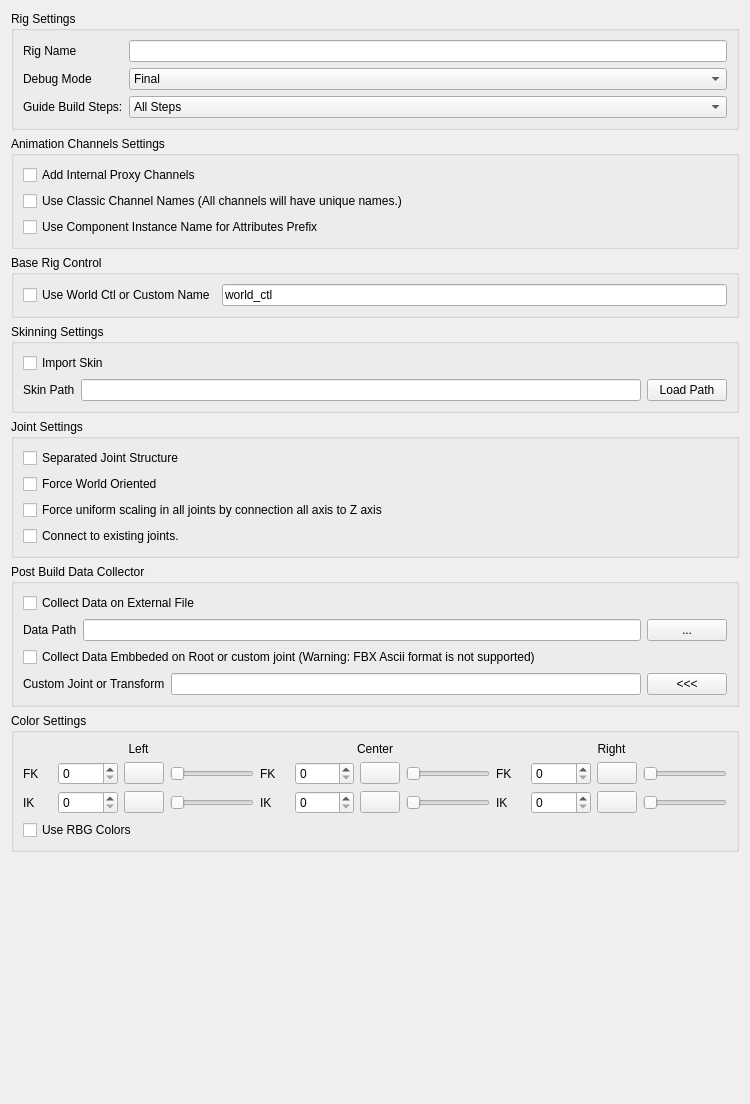
<?xml version="1.0" encoding="UTF-8"?>
<ui version="4.0">
 <class>Form</class>
 <widget class="QWidget" name="Form">
  <property name="geometry">
   <rect>
    <x>0</x>
    <y>0</y>
    <width>750</width>
    <height>1104</height>
   </rect>
  </property>
  <property name="windowTitle">
   <string>Form</string>
  </property>
  <layout class="QGridLayout" name="gridLayout_2">
   <item row="4" column="0">
    <widget class="QGroupBox" name="groupBox_3">
     <property name="sizePolicy">
      <sizepolicy hsizetype="Preferred" vsizetype="Fixed">
       <horstretch>0</horstretch>
       <verstretch>0</verstretch>
      </sizepolicy>
     </property>
     <property name="title">
      <string>Joint Settings</string>
     </property>
     <layout class="QGridLayout" name="gridLayout_5">
      <item row="1" column="0">
       <widget class="QCheckBox" name="jointWorldOri_checkBox">
        <property name="enabled">
         <bool>true</bool>
        </property>
        <property name="toolTip">
         <string>&lt;html&gt;&lt;head/&gt;&lt;body&gt;&lt;p&gt;Force all the joint to be oriented in World Space&lt;/p&gt;&lt;/body&gt;&lt;/html&gt;</string>
        </property>
        <property name="text">
         <string>Force World Oriented</string>
        </property>
       </widget>
      </item>
      <item row="3" column="0">
       <widget class="QCheckBox" name="connect_joints_checkBox">
        <property name="toolTip">
         <string>&lt;html&gt;&lt;head/&gt;&lt;body&gt;&lt;p&gt;When this option is active, mGear Shifter will try to connect to existing joints in the scene&lt;/p&gt;&lt;p&gt;&lt;span style=&quot; font-weight:600;&quot;&gt;WARNING&lt;/span&gt;: The joints need to have the rotation values freeze to 0, 0, 0. &lt;/p&gt;&lt;p&gt;Use Maya's Modify &amp;gt;&amp;gt; Freeze Transformation command to Freeze rotation. Open the command options and ensure only Rotation is freeze, before execute the command&lt;/p&gt;&lt;p&gt;Freeze joint rotations steps:&lt;/p&gt;&lt;p&gt;1. Select all joints to freeze&lt;/p&gt;&lt;p&gt;2. Open Maya's Modify &amp;gt;&amp;gt; Freeze Transformation options and ensure only rotation is checked&lt;/p&gt;&lt;p&gt;3. Apply Modify &amp;gt;&amp;gt; Freeze Transformation&lt;/p&gt;&lt;p&gt;&lt;br/&gt;&lt;/p&gt;&lt;/body&gt;&lt;/html&gt;</string>
        </property>
        <property name="text">
         <string>Connect to existing joints.</string>
        </property>
       </widget>
      </item>
      <item row="2" column="0">
       <widget class="QCheckBox" name="force_uniScale_checkBox">
        <property name="text">
         <string>Force uniform scaling in all joints by connection all axis to Z axis</string>
        </property>
       </widget>
      </item>
      <item row="0" column="0">
       <widget class="QCheckBox" name="jointRig_checkBox">
        <property name="text">
         <string>Separated Joint Structure</string>
        </property>
       </widget>
      </item>
     </layout>
    </widget>
   </item>
   <item row="1" column="0">
    <widget class="QGroupBox" name="groupBox_6">
     <property name="title">
      <string>Animation Channels Settings</string>
     </property>
     <layout class="QGridLayout" name="gridLayout_8">
      <item row="0" column="0">
       <widget class="QCheckBox" name="proxyChannels_checkBox">
        <property name="text">
         <string>Add Internal Proxy Channels</string>
        </property>
       </widget>
      </item>
      <item row="1" column="0">
       <widget class="QCheckBox" name="classicChannelNames_checkBox">
        <property name="toolTip">
         <string>&lt;html&gt;&lt;head/&gt;&lt;body&gt;&lt;p&gt;If this option is checked. The channel name will have unique full name. &lt;/p&gt;&lt;p align=&quot;center&quot;&gt;&lt;span style=&quot; font-weight:600;&quot;&gt;i.e: &amp;quot;arm_L0_blend&amp;quot;&lt;/span&gt;&lt;br/&gt;&lt;/p&gt;&lt;p&gt;If the option is unchecked. The channel will use the simple name. &lt;/p&gt;&lt;p align=&quot;center&quot;&gt;&lt;span style=&quot; font-weight:600;&quot;&gt;i.e: &amp;quot;arm_blend&amp;quot;&lt;/span&gt;&lt;br/&gt;&lt;/p&gt;&lt;p&gt;&lt;span style=&quot; font-weight:600;&quot;&gt;NOTE&lt;/span&gt;: With the option unchecked. If the channel host (uiHost) have 2 or more componets of the same type. The connection will be shared amoung all the componets with the same name channel. &lt;/p&gt;&lt;p&gt;&lt;span style=&quot; font-weight:600;&quot;&gt;i.e:&lt;/span&gt; If we have 2 arms, the channels will be shared for both arms. To avoid this behaviour with the unchecked option, please use a unique channel host for each component.&lt;/p&gt;&lt;/body&gt;&lt;/html&gt;</string>
        </property>
        <property name="text">
         <string>Use Classic Channel Names (All channels will have unique names.)</string>
        </property>
       </widget>
      </item>
      <item row="2" column="0">
       <widget class="QCheckBox" name="attrPrefix_checkBox">
        <property name="toolTip">
         <string>&lt;html&gt;&lt;head/&gt;&lt;body&gt;&lt;p&gt;If this option is checked. The attribute prefix will use the &lt;span style=&quot; font-style:italic; text-decoration: underline;&quot;&gt;component instance name&lt;/span&gt; and not the &lt;span style=&quot; font-style:italic; text-decoration: underline;&quot;&gt;component type name&lt;/span&gt;.&lt;/p&gt;&lt;p&gt;For example, if the &amp;quot;&lt;span style=&quot; font-weight:600;&quot;&gt;arm_2jnt_01&lt;/span&gt;&amp;quot; component is used and the Classic Channel Names option is unchecked. The name of the IK/FK blend will be &amp;quot;&lt;span style=&quot; font-weight:600;&quot;&gt;arm_blend&lt;/span&gt;&amp;quot; &lt;/p&gt;&lt;p&gt;This will match the default name of the &lt;span style=&quot; font-style:italic; text-decoration: underline;&quot;&gt;component type&lt;/span&gt; &amp;quot;&lt;span style=&quot; font-weight:600;&quot;&gt;arm&lt;/span&gt;&amp;quot; but if we change the name of the &lt;span style=&quot; font-style:italic; text-decoration: underline;&quot;&gt;component instance&lt;/span&gt; for other: for example &amp;quot;&lt;span style=&quot; font-weight:600;&quot;&gt;limb&lt;/span&gt;&amp;quot; the attribute name will not change.&lt;/p&gt;&lt;p&gt;With this option checked the attribute name will match the &lt;span style=&quot; font-style:italic; text-decoration: underline;&quot;&gt;component instance name&lt;/span&gt; &amp;quot;&lt;span style=&quot; font-weight:600;&quot;&gt;limb&lt;/span&gt;&amp;quot; so the name of the attribute will be &amp;quot;&lt;span style=&quot; font-weight:600;&quot;&gt;limb_blend&lt;/span&gt;&amp;quot; and not the component type name.&lt;/p&gt;&lt;p&gt;this will also affect the way that the attributes are shared when we have a shared UI host.&lt;/p&gt;&lt;/body&gt;&lt;/html&gt;</string>
        </property>
        <property name="text">
         <string>Use Component Instance Name for Attributes Prefix</string>
        </property>
       </widget>
      </item>
     </layout>
    </widget>
   </item>
   <item row="0" column="0">
    <widget class="QGroupBox" name="groupBox">
     <property name="title">
      <string>Rig Settings</string>
     </property>
     <layout class="QGridLayout" name="gridLayout_3">
      <item row="0" column="0">
       <layout class="QFormLayout" name="formLayout">
        <item row="0" column="0">
         <widget class="QLabel" name="rigName_label">
          <property name="text">
           <string>Rig Name</string>
          </property>
         </widget>
        </item>
        <item row="0" column="1">
         <widget class="QLineEdit" name="rigName_lineEdit"/>
        </item>
        <item row="1" column="0">
         <widget class="QLabel" name="mode_label">
          <property name="text">
           <string>Debug Mode</string>
          </property>
         </widget>
        </item>
        <item row="1" column="1">
         <widget class="QComboBox" name="mode_comboBox">
          <item>
           <property name="text">
            <string>Final</string>
           </property>
          </item>
          <item>
           <property name="text">
            <string>WIP</string>
           </property>
          </item>
         </widget>
        </item>
        <item row="2" column="0">
         <widget class="QLabel" name="step_label">
          <property name="text">
           <string>Guide Build Steps:</string>
          </property>
         </widget>
        </item>
        <item row="2" column="1">
         <widget class="QComboBox" name="step_comboBox">
          <item>
           <property name="text">
            <string>All Steps</string>
           </property>
          </item>
          <item>
           <property name="text">
            <string>Objects</string>
           </property>
          </item>
          <item>
           <property name="text">
            <string>Attributes</string>
           </property>
          </item>
          <item>
           <property name="text">
            <string>Operators</string>
           </property>
          </item>
          <item>
           <property name="text">
            <string>Connect</string>
           </property>
          </item>
          <item>
           <property name="text">
            <string>Joints</string>
           </property>
          </item>
          <item>
           <property name="text">
            <string>Finalize</string>
           </property>
          </item>
         </widget>
        </item>
       </layout>
      </item>
     </layout>
    </widget>
   </item>
   <item row="2" column="0">
    <widget class="QGroupBox" name="groupBox_7">
     <property name="sizePolicy">
      <sizepolicy hsizetype="Preferred" vsizetype="Fixed">
       <horstretch>0</horstretch>
       <verstretch>0</verstretch>
      </sizepolicy>
     </property>
     <property name="title">
      <string>Base Rig Control</string>
     </property>
     <layout class="QHBoxLayout" name="horizontalLayout_9">
      <item>
       <widget class="QCheckBox" name="worldCtl_checkBox">
        <property name="toolTip">
         <string>&lt;html&gt;&lt;head/&gt;&lt;body&gt;&lt;p&gt;Shifter creates by default a Base control called &amp;quot;&lt;span style=&quot; font-weight:600;&quot;&gt;global_C0_ctl&lt;/span&gt;&amp;quot;. &lt;/p&gt;&lt;p&gt;Since this control is not accesible from any guide locator. Is not possible to add it as a space reference.&lt;/p&gt;&lt;p&gt;If this option is active, The base control will be named &amp;quot;&lt;span style=&quot; font-weight:600;&quot;&gt;world_ctl&lt;/span&gt;&amp;quot; and we can add &amp;quot;&lt;span style=&quot; font-weight:600;&quot;&gt;global_C0_ctl&lt;/span&gt;&amp;quot; as a regular &amp;quot;Control_01&amp;quot; component. &lt;/p&gt;&lt;p&gt;This way we can use it as space reference.&lt;/p&gt;&lt;p&gt;The biped guide template is configured with this structure.&lt;/p&gt;&lt;/body&gt;&lt;/html&gt;</string>
        </property>
        <property name="text">
         <string>Use World Ctl or Custom Name</string>
        </property>
       </widget>
      </item>
      <item>
       <widget class="QLineEdit" name="worldCtl_lineEdit">
        <property name="text">
         <string>world_ctl</string>
        </property>
       </widget>
      </item>
     </layout>
    </widget>
   </item>
   <item row="3" column="0">
    <widget class="QGroupBox" name="groupBox_2">
     <property name="title">
      <string>Skinning Settings</string>
     </property>
     <layout class="QGridLayout" name="gridLayout_4">
      <item row="0" column="0">
       <layout class="QVBoxLayout" name="verticalLayout">
        <item>
         <widget class="QCheckBox" name="importSkin_checkBox">
          <property name="text">
           <string>Import Skin</string>
          </property>
         </widget>
        </item>
        <item>
         <layout class="QHBoxLayout" name="horizontalLayout">
          <item>
           <widget class="QLabel" name="skin_label">
            <property name="text">
             <string>Skin Path</string>
            </property>
           </widget>
          </item>
          <item>
           <widget class="QLineEdit" name="skin_lineEdit"/>
          </item>
          <item>
           <widget class="QPushButton" name="loadSkinPath_pushButton">
            <property name="text">
             <string>Load Path</string>
            </property>
           </widget>
          </item>
         </layout>
        </item>
       </layout>
      </item>
     </layout>
    </widget>
   </item>
   <item row="6" column="0">
    <widget class="QGroupBox" name="groupBox_5">
     <property name="title">
      <string>Color Settings</string>
     </property>
     <layout class="QGridLayout" name="gridLayout_7">
      <item row="1" column="0">
       <widget class="QCheckBox" name="useRGB_checkBox">
        <property name="text">
         <string>Use RBG Colors</string>
        </property>
       </widget>
      </item>
      <item row="0" column="0">
       <layout class="QGridLayout" name="gridLayout_9">
        <item row="0" column="2">
         <widget class="QLabel" name="label_3">
          <property name="text">
           <string>Right</string>
          </property>
          <property name="alignment">
           <set>Qt::AlignCenter</set>
          </property>
         </widget>
        </item>
        <item row="0" column="1">
         <widget class="QLabel" name="label_2">
          <property name="text">
           <string>Center</string>
          </property>
          <property name="alignment">
           <set>Qt::AlignCenter</set>
          </property>
         </widget>
        </item>
        <item row="1" column="1">
         <layout class="QGridLayout" name="gridLayout">
          <item row="0" column="0">
           <widget class="QLabel" name="fk_label_2">
            <property name="text">
             <string>FK</string>
            </property>
           </widget>
          </item>
          <item row="0" column="1">
           <widget class="QLabel" name="C_color_fk_label">
            <property name="sizePolicy">
             <sizepolicy hsizetype="Minimum" vsizetype="Preferred">
              <horstretch>0</horstretch>
              <verstretch>0</verstretch>
             </sizepolicy>
            </property>
            <property name="minimumSize">
             <size>
              <width>0</width>
              <height>0</height>
             </size>
            </property>
            <property name="text">
             <string/>
            </property>
           </widget>
          </item>
          <item row="0" column="2">
           <widget class="QSpinBox" name="C_color_fk_spinBox">
            <property name="sizePolicy">
             <sizepolicy hsizetype="Expanding" vsizetype="Fixed">
              <horstretch>0</horstretch>
              <verstretch>0</verstretch>
             </sizepolicy>
            </property>
            <property name="maximum">
             <number>31</number>
            </property>
           </widget>
          </item>
          <item row="0" column="3">
           <widget class="QPushButton" name="C_RGB_fk_pushButton">
            <property name="sizePolicy">
             <sizepolicy hsizetype="Fixed" vsizetype="Fixed">
              <horstretch>0</horstretch>
              <verstretch>0</verstretch>
             </sizepolicy>
            </property>
            <property name="maximumSize">
             <size>
              <width>16777215</width>
              <height>16777215</height>
             </size>
            </property>
            <property name="layoutDirection">
             <enum>Qt::LeftToRight</enum>
            </property>
            <property name="styleSheet">
             <string notr="true"/>
            </property>
            <property name="text">
             <string/>
            </property>
           </widget>
          </item>
          <item row="0" column="4">
           <widget class="QSlider" name="C_RGB_fk_slider">
            <property name="maximum">
             <number>255</number>
            </property>
            <property name="orientation">
             <enum>Qt::Horizontal</enum>
            </property>
           </widget>
          </item>
          <item row="1" column="0">
           <widget class="QLabel" name="ik_label_2">
            <property name="text">
             <string>IK</string>
            </property>
           </widget>
          </item>
          <item row="1" column="1">
           <widget class="QLabel" name="C_color_ik_label">
            <property name="sizePolicy">
             <sizepolicy hsizetype="Minimum" vsizetype="Preferred">
              <horstretch>0</horstretch>
              <verstretch>0</verstretch>
             </sizepolicy>
            </property>
            <property name="minimumSize">
             <size>
              <width>0</width>
              <height>0</height>
             </size>
            </property>
            <property name="text">
             <string/>
            </property>
           </widget>
          </item>
          <item row="1" column="2">
           <widget class="QSpinBox" name="C_color_ik_spinBox">
            <property name="sizePolicy">
             <sizepolicy hsizetype="Expanding" vsizetype="Fixed">
              <horstretch>0</horstretch>
              <verstretch>0</verstretch>
             </sizepolicy>
            </property>
            <property name="maximum">
             <number>31</number>
            </property>
           </widget>
          </item>
          <item row="1" column="3">
           <widget class="QPushButton" name="C_RGB_ik_pushButton">
            <property name="sizePolicy">
             <sizepolicy hsizetype="Fixed" vsizetype="Fixed">
              <horstretch>0</horstretch>
              <verstretch>0</verstretch>
             </sizepolicy>
            </property>
            <property name="maximumSize">
             <size>
              <width>16777215</width>
              <height>16777215</height>
             </size>
            </property>
            <property name="layoutDirection">
             <enum>Qt::LeftToRight</enum>
            </property>
            <property name="styleSheet">
             <string notr="true"/>
            </property>
            <property name="text">
             <string/>
            </property>
           </widget>
          </item>
          <item row="1" column="4">
           <widget class="QSlider" name="C_RGB_ik_slider">
            <property name="maximum">
             <number>255</number>
            </property>
            <property name="orientation">
             <enum>Qt::Horizontal</enum>
            </property>
           </widget>
          </item>
         </layout>
        </item>
        <item row="1" column="2">
         <layout class="QGridLayout" name="gridLayout_10">
          <item row="0" column="0">
           <widget class="QLabel" name="fk_label_3">
            <property name="text">
             <string>FK</string>
            </property>
           </widget>
          </item>
          <item row="0" column="1">
           <widget class="QLabel" name="R_color_fk_label">
            <property name="sizePolicy">
             <sizepolicy hsizetype="Minimum" vsizetype="Preferred">
              <horstretch>0</horstretch>
              <verstretch>0</verstretch>
             </sizepolicy>
            </property>
            <property name="minimumSize">
             <size>
              <width>0</width>
              <height>0</height>
             </size>
            </property>
            <property name="text">
             <string/>
            </property>
           </widget>
          </item>
          <item row="0" column="2">
           <widget class="QSpinBox" name="R_color_fk_spinBox">
            <property name="sizePolicy">
             <sizepolicy hsizetype="Expanding" vsizetype="Fixed">
              <horstretch>0</horstretch>
              <verstretch>0</verstretch>
             </sizepolicy>
            </property>
            <property name="maximum">
             <number>31</number>
            </property>
           </widget>
          </item>
          <item row="0" column="3">
           <widget class="QPushButton" name="R_RGB_fk_pushButton">
            <property name="sizePolicy">
             <sizepolicy hsizetype="Fixed" vsizetype="Fixed">
              <horstretch>0</horstretch>
              <verstretch>0</verstretch>
             </sizepolicy>
            </property>
            <property name="maximumSize">
             <size>
              <width>16777215</width>
              <height>16777215</height>
             </size>
            </property>
            <property name="layoutDirection">
             <enum>Qt::LeftToRight</enum>
            </property>
            <property name="styleSheet">
             <string notr="true"/>
            </property>
            <property name="text">
             <string/>
            </property>
           </widget>
          </item>
          <item row="0" column="4">
           <widget class="QSlider" name="R_RGB_fk_slider">
            <property name="maximum">
             <number>255</number>
            </property>
            <property name="orientation">
             <enum>Qt::Horizontal</enum>
            </property>
           </widget>
          </item>
          <item row="1" column="0">
           <widget class="QLabel" name="ik_label_3">
            <property name="text">
             <string>IK</string>
            </property>
           </widget>
          </item>
          <item row="1" column="1">
           <widget class="QLabel" name="R_color_ik_label">
            <property name="sizePolicy">
             <sizepolicy hsizetype="Minimum" vsizetype="Preferred">
              <horstretch>0</horstretch>
              <verstretch>0</verstretch>
             </sizepolicy>
            </property>
            <property name="minimumSize">
             <size>
              <width>0</width>
              <height>0</height>
             </size>
            </property>
            <property name="text">
             <string/>
            </property>
           </widget>
          </item>
          <item row="1" column="2">
           <widget class="QSpinBox" name="R_color_ik_spinBox">
            <property name="sizePolicy">
             <sizepolicy hsizetype="Expanding" vsizetype="Fixed">
              <horstretch>0</horstretch>
              <verstretch>0</verstretch>
             </sizepolicy>
            </property>
            <property name="maximum">
             <number>31</number>
            </property>
           </widget>
          </item>
          <item row="1" column="3">
           <widget class="QPushButton" name="R_RGB_ik_pushButton">
            <property name="enabled">
             <bool>true</bool>
            </property>
            <property name="sizePolicy">
             <sizepolicy hsizetype="Fixed" vsizetype="Fixed">
              <horstretch>0</horstretch>
              <verstretch>0</verstretch>
             </sizepolicy>
            </property>
            <property name="maximumSize">
             <size>
              <width>16777215</width>
              <height>16777215</height>
             </size>
            </property>
            <property name="layoutDirection">
             <enum>Qt::LeftToRight</enum>
            </property>
            <property name="styleSheet">
             <string notr="true"/>
            </property>
            <property name="text">
             <string/>
            </property>
           </widget>
          </item>
          <item row="1" column="4">
           <widget class="QSlider" name="R_RGB_ik_slider">
            <property name="maximum">
             <number>255</number>
            </property>
            <property name="orientation">
             <enum>Qt::Horizontal</enum>
            </property>
           </widget>
          </item>
         </layout>
        </item>
        <item row="0" column="0">
         <widget class="QLabel" name="label">
          <property name="text">
           <string>Left</string>
          </property>
          <property name="alignment">
           <set>Qt::AlignCenter</set>
          </property>
         </widget>
        </item>
        <item row="1" column="0">
         <layout class="QGridLayout" name="gridLayout_11">
          <item row="0" column="0">
           <widget class="QLabel" name="fk_label">
            <property name="text">
             <string>FK</string>
            </property>
           </widget>
          </item>
          <item row="0" column="1">
           <widget class="QLabel" name="L_color_fk_label">
            <property name="sizePolicy">
             <sizepolicy hsizetype="Minimum" vsizetype="Preferred">
              <horstretch>0</horstretch>
              <verstretch>0</verstretch>
             </sizepolicy>
            </property>
            <property name="minimumSize">
             <size>
              <width>0</width>
              <height>0</height>
             </size>
            </property>
            <property name="text">
             <string/>
            </property>
           </widget>
          </item>
          <item row="0" column="2">
           <widget class="QSpinBox" name="L_color_fk_spinBox">
            <property name="sizePolicy">
             <sizepolicy hsizetype="Expanding" vsizetype="Fixed">
              <horstretch>0</horstretch>
              <verstretch>0</verstretch>
             </sizepolicy>
            </property>
            <property name="maximum">
             <number>31</number>
            </property>
           </widget>
          </item>
          <item row="0" column="3">
           <widget class="QPushButton" name="L_RGB_fk_pushButton">
            <property name="sizePolicy">
             <sizepolicy hsizetype="Fixed" vsizetype="Fixed">
              <horstretch>0</horstretch>
              <verstretch>0</verstretch>
             </sizepolicy>
            </property>
            <property name="maximumSize">
             <size>
              <width>16777215</width>
              <height>16777215</height>
             </size>
            </property>
            <property name="layoutDirection">
             <enum>Qt::LeftToRight</enum>
            </property>
            <property name="styleSheet">
             <string notr="true"/>
            </property>
            <property name="text">
             <string/>
            </property>
           </widget>
          </item>
          <item row="0" column="4">
           <widget class="QSlider" name="L_RGB_fk_slider">
            <property name="maximum">
             <number>255</number>
            </property>
            <property name="orientation">
             <enum>Qt::Horizontal</enum>
            </property>
           </widget>
          </item>
          <item row="1" column="0">
           <widget class="QLabel" name="ik_label">
            <property name="text">
             <string>IK</string>
            </property>
           </widget>
          </item>
          <item row="1" column="1">
           <widget class="QLabel" name="L_color_ik_label">
            <property name="sizePolicy">
             <sizepolicy hsizetype="Minimum" vsizetype="Preferred">
              <horstretch>0</horstretch>
              <verstretch>0</verstretch>
             </sizepolicy>
            </property>
            <property name="minimumSize">
             <size>
              <width>0</width>
              <height>0</height>
             </size>
            </property>
            <property name="text">
             <string/>
            </property>
           </widget>
          </item>
          <item row="1" column="2">
           <widget class="QSpinBox" name="L_color_ik_spinBox">
            <property name="sizePolicy">
             <sizepolicy hsizetype="Expanding" vsizetype="Fixed">
              <horstretch>0</horstretch>
              <verstretch>0</verstretch>
             </sizepolicy>
            </property>
            <property name="maximum">
             <number>31</number>
            </property>
           </widget>
          </item>
          <item row="1" column="3">
           <widget class="QPushButton" name="L_RGB_ik_pushButton">
            <property name="sizePolicy">
             <sizepolicy hsizetype="Fixed" vsizetype="Fixed">
              <horstretch>0</horstretch>
              <verstretch>0</verstretch>
             </sizepolicy>
            </property>
            <property name="maximumSize">
             <size>
              <width>16777215</width>
              <height>16777215</height>
             </size>
            </property>
            <property name="layoutDirection">
             <enum>Qt::LeftToRight</enum>
            </property>
            <property name="styleSheet">
             <string notr="true"/>
            </property>
            <property name="text">
             <string/>
            </property>
           </widget>
          </item>
          <item row="1" column="4">
           <widget class="QSlider" name="L_RGB_ik_slider">
            <property name="maximum">
             <number>255</number>
            </property>
            <property name="orientation">
             <enum>Qt::Horizontal</enum>
            </property>
           </widget>
          </item>
         </layout>
        </item>
       </layout>
      </item>
     </layout>
    </widget>
   </item>
   <item row="5" column="0">
    <widget class="QGroupBox" name="groupBox_8">
     <property name="title">
      <string>Post Build Data Collector</string>
     </property>
     <layout class="QGridLayout" name="gridLayout_12">
      <item row="0" column="0">
       <layout class="QVBoxLayout" name="verticalLayout_5">
        <item>
         <widget class="QCheckBox" name="dataCollector_checkBox">
          <property name="toolTip">
           <string>&lt;html&gt;&lt;head/&gt;&lt;body&gt;&lt;p&gt;Collected data will be stored in the root joint of the rig, if exist.&lt;/p&gt;&lt;p&gt;The root joint is the first joint created in the rig. Not necessary to be called &amp;quot;root&amp;quot;&lt;/p&gt;&lt;p&gt;If a path is provided the data will be also stored on an external JSON file&lt;/p&gt;&lt;/body&gt;&lt;/html&gt;</string>
          </property>
          <property name="text">
           <string>Collect Data on External File</string>
          </property>
         </widget>
        </item>
        <item>
         <layout class="QHBoxLayout" name="horizontalLayout_3">
          <item>
           <widget class="QLabel" name="dataCollector_label">
            <property name="text">
             <string>Data Path</string>
            </property>
           </widget>
          </item>
          <item>
           <widget class="QLineEdit" name="dataCollectorPath_lineEdit"/>
          </item>
          <item>
           <widget class="QPushButton" name="dataCollectorPath_pushButton">
            <property name="text">
             <string>...</string>
            </property>
           </widget>
          </item>
         </layout>
        </item>
       </layout>
      </item>
      <item row="1" column="0">
       <layout class="QVBoxLayout" name="verticalLayout_6">
        <item>
         <widget class="QCheckBox" name="dataCollectorEmbbeded_checkBox">
          <property name="toolTip">
           <string>&lt;html&gt;&lt;head/&gt;&lt;body&gt;&lt;p&gt;Collected data will be stored in the root joint of the rig, if exist.&lt;/p&gt;&lt;p&gt;The root joint is the first joint created in the rig. Not necessary to be called &amp;quot;root&amp;quot;&lt;/p&gt;&lt;p&gt;If a path is provided the data will be also stored on an external JSON file&lt;/p&gt;&lt;/body&gt;&lt;/html&gt;</string>
          </property>
          <property name="text">
           <string>Collect Data Embbeded on Root or custom joint (Warning: FBX Ascii format is not supported)</string>
          </property>
         </widget>
        </item>
        <item>
         <layout class="QHBoxLayout" name="horizontalLayout_4">
          <item>
           <widget class="QLabel" name="dataCollectorEmbbeded_label">
            <property name="text">
             <string>Custom Joint or Transform</string>
            </property>
           </widget>
          </item>
          <item>
           <widget class="QLineEdit" name="dataCollectorCustomJoint_lineEdit"/>
          </item>
          <item>
           <widget class="QPushButton" name="dataCollectorPathEmbbeded_pushButton">
            <property name="text">
             <string>&lt;&lt;&lt;</string>
            </property>
           </widget>
          </item>
         </layout>
        </item>
       </layout>
      </item>
     </layout>
    </widget>
   </item>
   <item row="7" column="0">
    <spacer name="verticalSpacer">
     <property name="orientation">
      <enum>Qt::Vertical</enum>
     </property>
     <property name="sizeHint" stdset="0">
      <size>
       <width>20</width>
       <height>40</height>
      </size>
     </property>
    </spacer>
   </item>
  </layout>
 </widget>
 <resources/>
 <connections>
  <connection>
   <sender>jointRig_checkBox</sender>
   <signal>clicked(bool)</signal>
   <receiver>jointWorldOri_checkBox</receiver>
   <slot>setEnabled(bool)</slot>
   <hints>
    <hint type="sourcelabel">
     <x>39</x>
     <y>555</y>
    </hint>
    <hint type="destinationlabel">
     <x>44</x>
     <y>584</y>
    </hint>
   </hints>
  </connection>
 </connections>
</ui>
